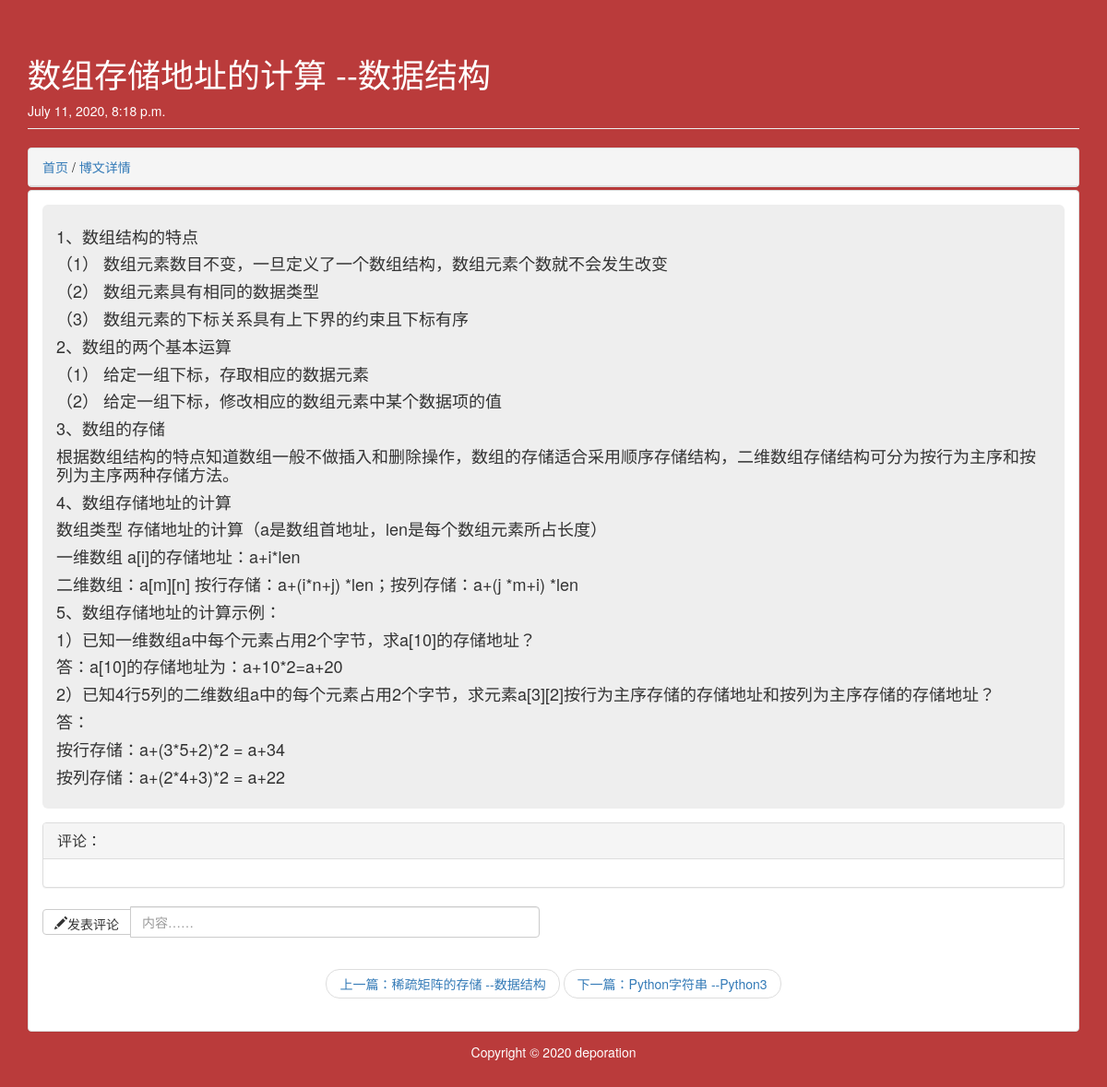
The app's page /blog/detail/15 with its own data.
### app/models.py (models this page shows)
class Article(models.Model):
    article_id = models.AutoField(primary_key=True)
    title = models.TextField()
    brief_content = models.TextField()
    content = models.TextField()
    date = models.DateTimeField(auto_now=True)
    def __str__(self):
        return self.title

### app/views.py (the view)
# urls.py: path('detail/<int:article_id>',views.get_detail_page),
def get_detail_page(request, article_id):
    all_article = Article.objects.all()
    all_dis = Disscuss.objects.all()
    disscuss = []
    print(type(all_article))
    print(all_article)
    curr_article = None
    previous_index = 0
    next_index = 0
    previous_article = None
    next_article = None
    for index, article in enumerate(all_article):
        if index == 0:
            previous_index = 0
            next_index = index + 1
        elif index == len(all_article) - 1:
            previous_index = index - 1
            next_index = index
        else:
            previous_index = index - 1
            next_index = index + 1
        if article.article_id == article_id:
            curr_article = article
            for i in all_dis:
                if i.article_id == article_id:
                    disscuss.append(i.content)
            previous_article = all_article[previous_index]
            next_article = all_article[next_index]
            break
    section_list = curr_article.content.split('\n')
    return render(request, 'app/detail.html', {
        'curr_article': curr_article,
        'section_list': section_list,
        'previous_article': previous_article,
        'next_article': next_article,
        'disscuss':disscuss,
        'id':article_id
    })

### app/templates/app/detail.html (shortened to what this page needs)
﻿<!DOCTYPE html>
<html lang="en">
<head>
    {% load staticfiles %}
    <link rel="stylesheet" href="https://cdn.jsdelivr.net/npm/bootstrap@3.3.7/dist/css/bootstrap.min.css"
>
</head>
<body style="background:#ba3b3b">
<div class="container">
    <div class="row">
        <div class="col-md-12">
            <div class="page-header">
                <h1 style="color:white">{{curr_article.title}}</h1>
                <span style="color:white">{{curr_article.date}}</span>
            </div>
        </div>
    </div>
</div>
<div class="container page-body">
    <div class="row">
        <div class="col-md-12">
            <div class="panel panel-default" style="margin-bottom:3px;">
                <div class="panel-heading">
                    <a href="/blog/index">首页</a> /
                    <a href="javascript:;">博文详情</a>
                </div>
            </div>
        </div>
    </div>
    <div class="row">
        <div class="col-md-12" role="main" >
            <div class="body-main">
                <div class="panel panel-default" style="margin-bottom:5px">
                    <div class="panel-body">
                        <div class="jumbotron"
                             style=" padding-left:15px;padding-right:15px;padding-top: 15px;padding-bottom: 15px; margin-bottom: 15px;color: inherit;background-color: #eee;">
                            {% for section in section_list%}
                            <h4>{{section}}</h4>
                            {% endfor %}
                        </div>
                        <div class="panel panel-default">
                            <div class="panel-heading">
                                <h3 class="panel-title">评论：</h3>
                            </div>
                            <div class="panel-body">
                            </div>
                        </div>
                        <div  class="row ">
                        <div class="col-lg-6">
                            <form action="/blog/detail/add_dis/{{id}}" method="post">
                                <div class="input-group">
                                  <span class="input-group-btn">
                                    <button class="btn btn-default" type="submit" id="add" ><span class="glyphicon glyphicon glyphicon-pencil"   aria-hidden="true">发表评论</span></button>
                                  </span>
                                  <input type="text" class="form-control" name="content" placeholder="内容……">
                                </div>
                            </form>
                        </div>
                    </div>
                        <nav aria-label="...">
                            <ul class="pager">
                                <li><a href="/blog/detail/{{previous_article.article_id}}">上一篇：{{previous_article.title}}</a>
                                </li>
                                <li><a href="/blog/detail/{{next_article.article_id}}">下一篇：{{next_article.title}}</a>
                                </li>
                            </ul>
                        </nav>
                    </div>
                </div>
            </div>
        </div>
    </div>
    <div class="row" style="margin-bottom:20px">
        <div class="container">
            <h5 class="text-center" style="color:white">
                Copyright © 2020 deporation
            </h5>
        </div>
    </div>
</div>
</body>
</html>

### records on screen
Article: title "数组存储地址的计算 --数据结构", date "July 11, 2020, 8:18 p.m."
Article: title "稀疏矩阵的存储 --数据结构"
Article: title "Python字符串 --Python3"

### other values on screen
{{ section }} "1、数组结构的特点" "（1） 数组元素数目不变，一旦定义了一个数组结构，数组元素个数就不会发生改变" "（2） 数组元素具有相同的数据类型" "（3） 数组元素的下标关系具有上下界的约束且下标有序" "2、数组的两个基本运算" "（1） 给定一组下标，存取相应的数据元素" "（2） 给定一组下标，修改相应的数组元素中某个数据项的值" "3、数组的存储" "根据数组结构的特点知道数组一般不做插入和删除操作，数组的存储适合采用顺序存储结构，二维数组存储结构可分为按行为主序和按列为主序两种存储方法。" "4、数组存储地址的计算" "数组类型 存储地址的计算（a是数组首地址，len是每个数组元素所占长度）" "一维数组 a[i]的存储地址：a+i*len" "二维数组：a[m][n] 按行存储：a+(i*n+j) *len；按列存储：a+(j *m+i) *len" "5、数组存储地址的计算示例：" "1）已知一维数组a中每个元素占用2个字节，求a[10]的存储地址？" "答：a[10]的存储地址为：a+10*2=a+20" "2）已知4行5列的二维数组a中的每个元素占用2个字节，求元素a[3][2]按行为主序存储的存储地址和按列为主序存储的存储地址？" "答：" "按行存储：a+(3*5+2)*2 = a+34" "按列存储：a+(2*4+3)*2 = a+22"
